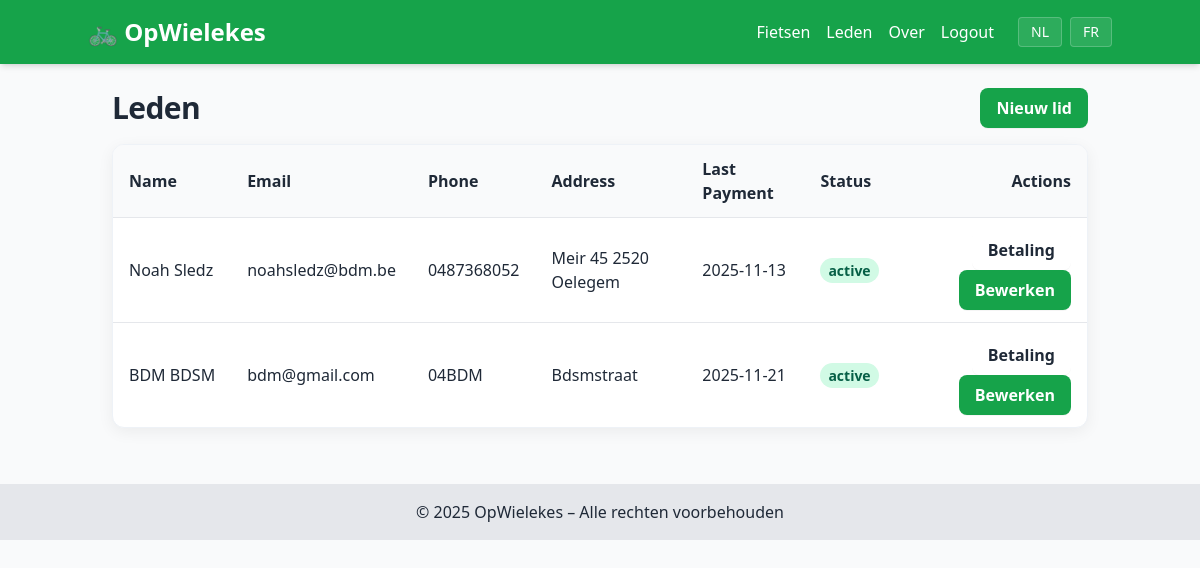
/members (signed in), run on the app's committed database.
### models.py (models this page shows)
class Member(db.Model):
    __tablename__ = 'member'
    member_id = db.Column(db.String, primary_key=True, default=gen_uuid)
    created_at = db.Column(db.DateTime, default=datetime.utcnow)
    first_name = db.Column(db.String(100), nullable=False)
    last_name = db.Column(db.String(100), nullable=False)
    email = db.Column(db.String(120))
    phone = db.Column(db.String(30))
    address = db.Column(db.String(255))
    last_payment = db.Column(db.Date)
    status = db.Column(db.String(20), default='active')  # active | inactive | paused
    children = db.relationship('Child', backref='member', cascade='all, delete-orphan', lazy=True)

### routes.py (the view)
    def wrapper(*args, **kwargs):
        if not session.get('user_id'):
            return redirect(url_for('main.login'))
        return view(*args, **kwargs)

### i18n.py (called while the page is built)
def get_translator(lang: str) -> Callable[[str], str]:
    mapping = TRANSLATIONS.get(lang, {})
    def t(s: str) -> str:
        return mapping.get(s, s)
    return t

### routes.py (called while the page is built)
def login_required(view):
    def wrapper(*args, **kwargs):
        if not session.get('user_id'):
            return redirect(url_for('main.login'))
        return view(*args, **kwargs)
    wrapper.__name__ = view.__name__
    return wrapper

@main.route('/members')
@login_required
def members_list():
    members = Member.query.order_by(Member.created_at.desc()).all()
    return render_template('members.html', members=members)

### templates/members.html
{% extends "base.html" %}
{% block content %}
<div class="flex items-center justify-between mb-4">
  <h2 class="section-title text-2xl md:text-3xl font-semibold">Leden</h2>
  <a href="{{ url_for('main.members_new') }}" class="btn btn-primary">Nieuw lid</a>
</div>
<div class="card overflow-x-auto">
  <table class="min-w-full text-left">
    <thead class="bg-gray-50">
      <tr>
        <th class="py-3 px-4">Name</th>
        <th class="py-3 px-4">Email</th>
        <th class="py-3 px-4">Phone</th>
        <th class="py-3 px-4">Address</th>
        <th class="py-3 px-4">Last Payment</th>
        <th class="py-3 px-4">Status</th>
        <th class="py-3 px-4 text-right">Actions</th>
      </tr>
    </thead>
    <tbody>
      {% for m in members %}
      <tr class="border-t">
        <td class="py-3 px-4 whitespace-nowrap font-medium">{{ m.first_name }} {{ m.last_name }}</td>
        <td class="py-3 px-4">{{ m.email or '-' }}</td>
        <td class="py-3 px-4">{{ m.phone or '-' }}</td>
        <td class="py-3 px-4">{{ m.address or '-' }}</td>
        <td class="py-3 px-4">
          {% if m.last_payment %}
            {{ m.last_payment.strftime('%Y-%m-%d') }}
          {% else %}
            <span class="text-orange-600">No payment</span>
          {% endif %}
        </td>
        <td class="py-3 px-4">
          <span class="badge {% if m.status == 'active' %}badge-success{% else %}badge-danger{% endif %}">
            {{ m.status or 'inactive' }}
          </span>
        </td>
        <td class="py-3 px-4 text-right space-x-2">
          <a class="btn" href="{{ url_for('main.members_payment', member_id=m.member_id) }}">Betaling</a>
          <a class="btn btn-primary" href="{{ url_for('main.members_edit', member_id=m.member_id) }}">Bewerken</a>
        </td>
      </tr>
      {% else %}
      <tr>
        <td class="py-6 px-4 text-gray-600" colspan="7">Geen leden gevonden. Voeg je eerste lid toe.</td>
      </tr>
      {% endfor %}
    </tbody>
  </table>
</div>
{% endblock %}

### templates/base.html (shortened to what this page needs)
<!DOCTYPE html>
<html lang="{{ current_lang }}">
<head>
  <script src="https://cdn.tailwindcss.com"></script>
  <link rel="stylesheet" href="{{ url_for('static', filename='css/styles.css') }}">
</head>
<body class="bg-gray-50 text-gray-800">
  <nav class="navbar bg-green-600 text-white p-4 shadow-md">
    <div class="container mx-auto flex justify-between items-center">
  <h1 class="text-2xl font-bold">🚲 OpWielekes</h1>
      <div class="flex items-center gap-4">
        {% if session.get('user_id') %}
          <a href="{{ url_for('main.bike_list') }}" class="hover:underline">{{ t('Fietsen') }}</a>
          <a href="{{ url_for('main.members_list') }}" class="hover:underline">{{ t('Leden') }}</a>
          <a href="{{ url_for('main.about') }}" class="hover:underline">{{ t('Over') }}</a>
          <a href="{{ url_for('main.logout') }}" class="hover:underline">{{ t('Logout') }}</a>
        {% endif %}
        <div class="ml-2 inline-flex items-center gap-2 text-sm">
          <a class="px-3 py-1 rounded border border-white/20 bg-white/10 hover:bg-white/20" href="{{ url_for('main.set_language', lang_code='nl', next=request.full_path) }}">NL</a>
          <a class="px-3 py-1 rounded border border-white/20 bg-white/10 hover:bg-white/20" href="{{ url_for('main.set_language', lang_code='fr', next=request.full_path) }}">FR</a>
        </div>
      </div>
    </div>
  </nav>
  <main class="container mx-auto p-6">
    {% block content %}{% endblock %}
  </main>
  <footer class="bg-gray-200 text-center py-4 mt-8">
    <p>{{ t('© 2025 OpWielekes – Alle rechten voorbehouden') }}</p>
  </footer>
</body>
</html>

### static/css/styles.css (style rules this page uses)
:root { --brand: #16a34a; --brand-700: #15803d; --ink: #1f2937; --muted: #6b7280; --ring: rgba(22, 163, 74, 0.25); }
* { -webkit-tap-highlight-color: transparent; }
html { scroll-behavior: smooth; }
body { color: var(--ink); }
.navbar { position: sticky; top: 0; z-index: 40; backdrop-filter: saturate(1.2) blur(4px); }
.card { background: #fff; border: 1px solid #eef2f7; border-radius: 0.75rem; box-shadow: 0 4px 16px rgba(2, 6, 23, 0.06); overflow: hidden; transition: transform 220ms ease, box-shadow 220ms ease, border-color 220ms ease; }
.btn { display: inline-flex; align-items: center; justify-content: center; gap: 0.5rem; padding: 0.5rem 1rem; border-radius: 0.5rem; font-weight: 600; transition: background-color 180ms ease, color 180ms ease, box-shadow 180ms ease, transform 120ms ease; box-shadow: 0 1px 0 rgba(0,0,0,0.04); }
.btn-primary { color: #fff; background: var(--brand); }
.badge { display: inline-flex; align-items: center; padding: 0.125rem 0.5rem; border-radius: 9999px; font-size: 0.875rem; font-weight: 600; }
.badge-success { color: #065f46; background: #d1fae5; }
.section-title { letter-spacing: -0.02em; }
.container { max-width: 1280px; }

### data on the page
Member: first_name "Noah", last_name "Sledz", email "noahsledz@bdm.be", phone "0487368052", address "Meir 45 2520 Oelegem", last_payment "2025-11-13", status "active"
Member: first_name "BDM", last_name "BDSM", email "bdm@gmail.com", phone "04BDM", address "Bdsmstraat", last_payment "2025-11-21", status "active"

### other printed values
{{ t('Fietsen') }} "Fietsen"
{{ t('Leden') }} "Leden"
{{ t('Over') }} "Over"
{{ t('Logout') }} "Logout"
{{ t('© 2025 OpWielekes – Alle rechten voorbehouden') }} "© 2025 OpWielekes – Alle rechten voorbehouden"
